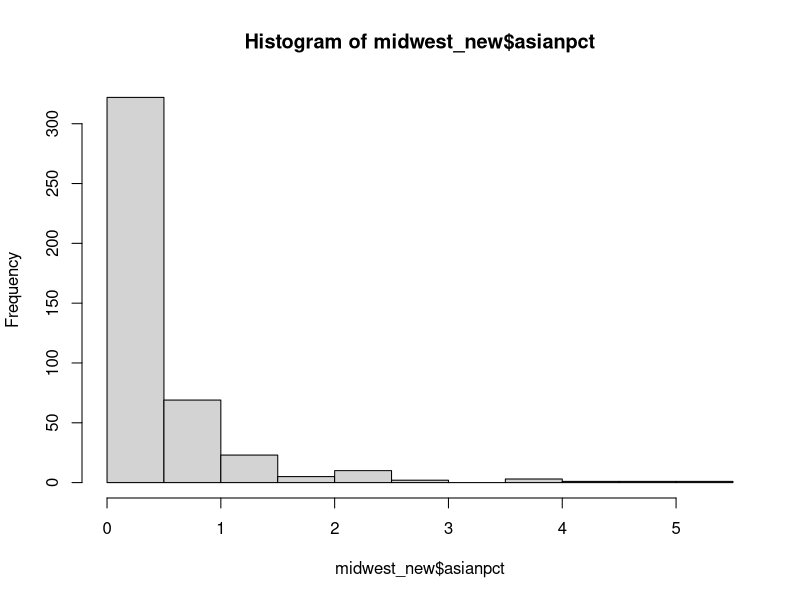
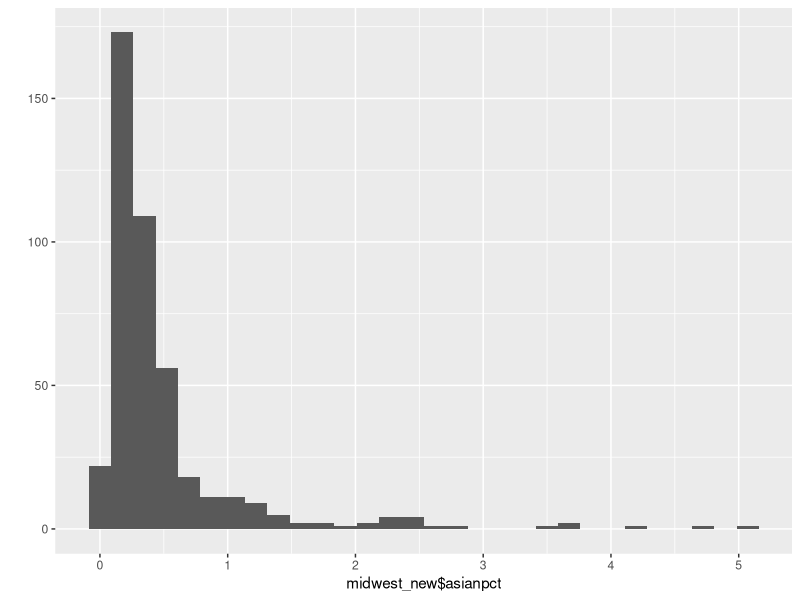
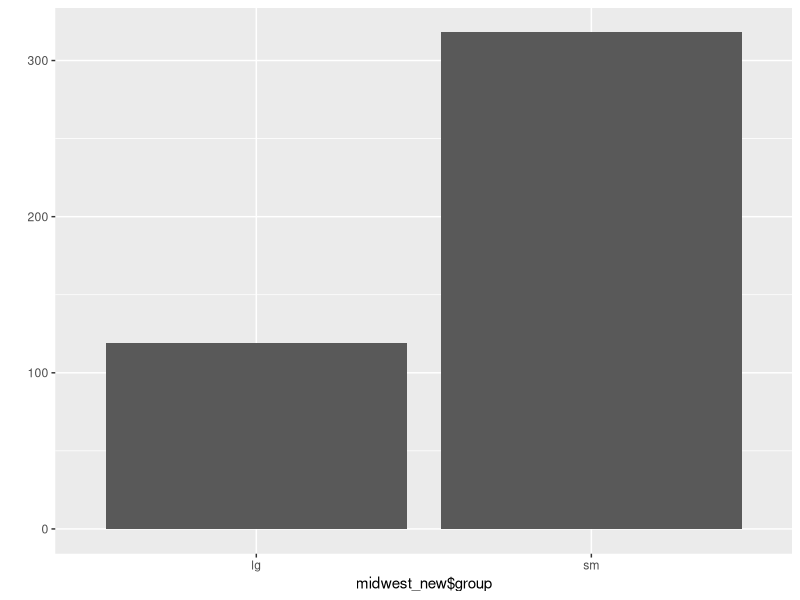

These charts were generated, in order, by the following R code:
#3 midwest 데이터를 data.frame으로 불러온 후, 데이터의 특징을 설명하시오.

mpg = as.data.frame(ggplot2::mpg)
library(dplyr)
library(ggplot2)
summary(mpg)

library(dplyr)
library(ggplot2)
midwest = as.data.frame(ggplot2::midwest)

head(midwest) # Raw 데이터 앞부분 확인. 6행의 데이타와 28개 필드로 구성
tail(midwest) # Raw 데이터 뒷부분 확인. 6행의 데이타와 28개 필드로 구성

View(midwest) # View 창을 통해서 원자료를 직접 보여 준다. 
dim(midwest)  # 데이타 프레임이 437행 28열로 구성 되어 있다. 

str(midwest)  # midwest 데이터가 데이터 프레임이고 437개 관측치, 28개 변수로 구성되어 있다. PID는 변수값이 int 이고 연속된 숫자로 되어 
# 있는 것으로 봐서 primary key 로 생각된다. county는 변수값이 character 이고 "ADAMS"로 부터 시작된다. 그 밑으로도 같은 방식으로 각 변수
#들의 속성과 몇개의 값을 보여 주고 있다. chr은 문자, num 은 소수점이 있는 실수, int 는 소수점이 없는 정수를 나타낸다.

summary(midwest) # summary는 28개 변수의 요약 통계량을 보여준다. 숫자로된 여섯가지의 요약 통계량을 보여주고 , 문자로 된 변수는 
#요약 통계량을 구할 수 없으니 값의 개수와 변수의 속성을 보여준다. 인구밀도를 나타내는 popdensity를 보면 최소값은 85.05,
#최대값은 88018.40, 평균은 3097.74, 중위값 1156.21을 중심으로 1st Quantile  622.41 과  3rd Quantile  2330.00 사이에 인구밀도 값이 
#몰려 있다.  



#options(encoding='-8')



#4 poptotal 변수(컬럼)를 total로, popasian 변수를 asian으로 변수명을 변경하는 코드를 작성하시오.

midwest = as.data.frame(ggplot2::midwest)
midwest_new = midwest
midwest_new = rename(midwest_new, total = poptotal )
midwest_new = rename(midwest_new, asian = popasian )

#5 total, asian 변수를 이용해 `전체 인구 대비 아시아계 인구 백분율` 파생변수(asianpct)를 추가하고, 히스토그램을 그려, 주들이 어떻게 분포하는지 설명하시오.

midwest_new$asianpct = midwest_new$asian/midwest_new$total * 100
hist(midwest_new$asianpct)
qplot(midwest_new$asianpct)
#일리노이주 Du Page 와 Champaign county에 각각 5.070%, 4.642% 로 아시아계 사람들이 몰려 있다.  



#6 아시아계 인구 백분율(asianpct)의 전체 평균을 구하고, 평균을 초과하면 "lg", 그 외는 "sm"을 부여하는 파생변수(asianrate)를 추가하는 코드를 작성하시오.

mean(midwest_new$asianpct)
##[1] 0.4872462
midwest_new$group = ifelse(midwest_new$asianpct > 0.4872462, "lg", "sm")

#7 "lg"와 "sm"에 해당하는 지역이 얼마나 되는지 빈도 막대그래프(qplot)을 그려보시오.

table(midwest_new$group)

##  lg   sm
##  119  318

library(ggplot2)
qplot(midwest_new$group)
